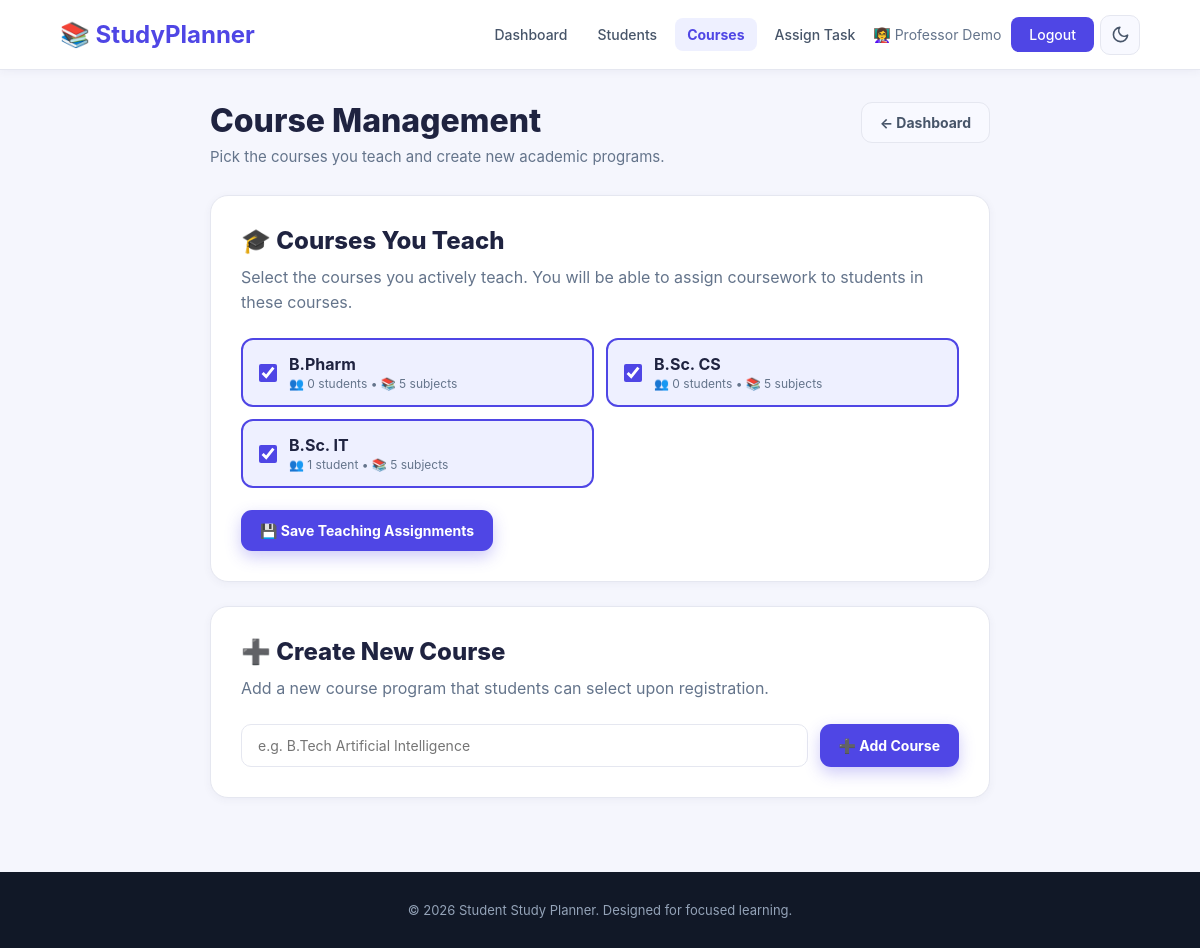
The page /courses.php (signed in) on the database its author committed.
### tables this page shows
CREATE TABLE IF NOT EXISTS `courses` (
  `id` int(11) NOT NULL AUTO_INCREMENT,
  `course_name` varchar(100) NOT NULL,
  `created_at` timestamp NOT NULL DEFAULT current_timestamp(),
  PRIMARY KEY (`id`),
  UNIQUE KEY `uq_courses_course_name` (`course_name`)
);

### includes/auth.php (called while the page is built, shortened)
<?php
function require_teacher_login(): int {
    return (int)$_SESSION['teacher_id'];
}

### includes/functions.php (called while the page is built, shortened)
<?php
function e(?string $value): string {
    return htmlspecialchars($value ?? '', ENT_QUOTES, 'UTF-8');
}

### courses.php (the view, shortened to what this page needs)
<?php
require_once __DIR__ . '/config/database.php';
require_once __DIR__ . '/includes/auth.php';
require_once __DIR__ . '/includes/functions.php';
$teacherId = require_teacher_login();
$coursesStmt = $conn->prepare("
    SELECT c.id, c.course_name,
           (SELECT COUNT(*) FROM users u WHERE LOWER(u.course) = LOWER(c.course_name)) AS student_count,
           (SELECT COUNT(*) FROM course_subjects cs WHERE cs.course_id = c.id) AS subject_count
    FROM courses c
    ORDER BY c.course_name ASC
");
$coursesStmt->execute();
$allCourses = $coursesStmt->get_result();
$myCoursesStmt = $conn->prepare("SELECT course_id FROM teacher_courses WHERE teacher_id = ?");
$myCoursesStmt->bind_param("i", $teacherId);
$myCoursesStmt->execute();
$myCourseResult = $myCoursesStmt->get_result();
$myCourseIds = [];
while ($row = $myCourseResult->fetch_assoc()) {
    $myCourseIds[] = (int)$row['course_id'];
}
include __DIR__ . '/includes/header.php';
?>
<div class="tp-page tp-narrow">
    <div class="tp-head">
        <div>
            <h1>Course Management</h1>
            <p>Pick the courses you teach and create new academic programs.</p>
        </div>
        <div class="tp-head-actions">
            <a href="teacher_dashboard.php" class="sp-btn sp-btn-soft">← Dashboard</a>
        </div>
    </div>
    <section class="tp-card" style="margin-top: 26px;">
        <h2>🎓 Courses You Teach</h2>
        <p>Select the courses you actively teach. You will be able to assign coursework to students in these courses.</p>
        <form method="POST" action="courses.php">
            <div class="tp-course-grid">
                <?php
                $allCourses->data_seek(0);
                while ($c = $allCourses->fetch_assoc()):
                    $isChecked = in_array((int)$c['id'], $myCourseIds, true);
                ?>
                    <label class="tp-course-option <?php echo $isChecked ? 'is-selected' : ''; ?>">
                        <input type="checkbox" name="assigned_courses[]" value="<?php echo (int)$c['id']; ?>" <?php echo $isChecked ? 'checked' : ''; ?>>
                        <div>
                            <div class="tp-course-name"><?php echo e($c['course_name']); ?></div>
                            <div class="tp-course-meta">
                                👥 <?php echo (int)$c['student_count']; ?> student<?php echo ((int)$c['student_count'] === 1) ? '' : 's'; ?>
                                &bull; 📚 <?php echo (int)$c['subject_count']; ?> subjects
                            </div>
                        </div>
                    </label>
                <?php endwhile; ?>
            </div>
            <button type="submit" class="sp-btn sp-btn-primary">💾 Save Teaching Assignments</button>
        </form>
    </section>
    <section class="tp-card" style="margin-top: 24px;">
        <h2>➕ Create New Course</h2>
        <p>Add a new course program that students can select upon registration.</p>
        <form method="POST" action="courses.php" class="tp-form-row">
            <input type="text" id="course_name" name="course_name" class="tp-input"
                   placeholder="e.g. B.Tech Artificial Intelligence" required maxlength="100">
            <button type="submit" class="sp-btn sp-btn-primary">➕ Add Course</button>
        </form>
    </section>
</div>
<?php
include __DIR__ . '/includes/footer.php';
?>

### css/style.css (style rules this page uses)
* { margin: 0; padding: 0; box-sizing: border-box; }
body { font-family: Arial, sans-serif; background: #f7f8ff; color: #222; }

### css/theme.css (style rules this page uses)
:root { --bg: #f5f6fd; --surface: #ffffff; --surface-2: #f8f9ff; --surface-3: #eef0ff; --border: #e5e7f0; --text: #1f2340; --text-2: #475569; --muted: #64748b; --primary: #4f46e5; --primary-600: #4338ca; --primary-soft: #eef0ff; --primary-text: #4f46e5; --input-bg: #ffffff; --shadow: 0 6px 24px rgba(50, 50, 100, 0.07); --shadow-sm: 0 2px 8px rgba(50, 50, 100, 0.05); --green: #16a34a; --green-soft: #e8f8ee; --orange: #ea580c; --orange-soft: #fff1e6; --blue: #2563eb; --blue-soft: #e8f0ff; --red: #dc2626; --red-soft: #fee2e2; --amber: #d97706; --amber-soft: #fff4df; --chart-grid: rgba(100, 116, 139, 0.15); --chart-text: #64748b; color-scheme: light; }
body { background: var(--bg); color: var(--text); font-family: "Inter", "Segoe UI", system-ui, -apple-system, Arial, sans-serif; transition: background 0.25s ease, color 0.25s ease; -webkit-font-smoothing: antialiased; }
.sp-btn { display: inline-flex; align-items: center; justify-content: center; gap: 8px; padding: 11px 18px; border-radius: 11px; border: 1px solid transparent; font-size: 14px; font-weight: 700; font-family: inherit; text-decoration: none; cursor: pointer; transition: transform 0.15s, box-shadow 0.15s, background 0.15s; }
.sp-btn-primary { background: var(--primary); color: #fff; box-shadow: 0 6px 16px rgba(79, 70, 229, 0.28); }
.sp-btn-soft { background: var(--surface-2); color: var(--text-2); border-color: var(--border); }
.tp-page { width: 100%; max-width: 1180px; margin: 0 auto; padding: 32px 5% 24px; }
.tp-head { display: flex; justify-content: space-between; align-items: flex-start; flex-wrap: wrap; gap: 16px; }
.tp-head h1 { font-size: 32px; font-weight: 800; line-height: 1.2; color: var(--text); margin-bottom: 6px; }
.tp-head p { font-size: 15px; color: var(--muted); max-width: 640px; line-height: 1.5; }
.tp-head-actions { display: flex; gap: 10px; flex-wrap: wrap; }
.tp-card { background: var(--surface); border: 1px solid var(--border); border-radius: 18px; padding: 30px; box-shadow: var(--shadow-sm); }
.tp-card h2 { font-size: 24px; font-weight: 800; color: var(--text); margin-bottom: 10px; display: flex; align-items: center; gap: 10px; }
.tp-card p { font-size: 16px; line-height: 1.6; color: var(--muted); margin-bottom: 22px; }
.tp-course-grid { display: grid; grid-template-columns: repeat(auto-fill, minmax(260px, 1fr)); gap: 12px; margin-bottom: 22px; }
.tp-course-option { display: flex; align-items: center; gap: 12px; padding: 14px 16px; cursor: pointer; border: 2px solid var(--border); background: var(--surface-2); border-radius: 12px; transition: 0.15s; }
.tp-course-option.is-selected { border-color: var(--primary); background: var(--primary-soft); }
.tp-course-option input { width: 18px; height: 18px; accent-color: var(--primary); }
.tp-course-name { font-weight: 700; color: var(--text); }
.tp-course-meta { font-size: 12px; color: var(--muted); margin-top: 2px; }
.tp-input { flex: 1; min-width: 260px; padding: 12px 16px; font-size: 14px; font-family: inherit; border: 1px solid var(--border); border-radius: 10px; background: var(--input-bg); color: var(--text); outline: none; }
.tp-form-row { display: flex; gap: 12px; flex-wrap: wrap; }
.tp-narrow { max-width: 900px; }

### rows shown on the page
courses: id "☑", course_name "B.Pharm", student_count "0", subject_count "5"
courses: id "☑", course_name "B.Sc. CS", student_count "0", subject_count "5"
courses: id "☑", course_name "B.Sc. IT", student_count "1", subject_count "5"

### other values the page prints
$_SESSION['teacher_name'] "Professor Demo"
